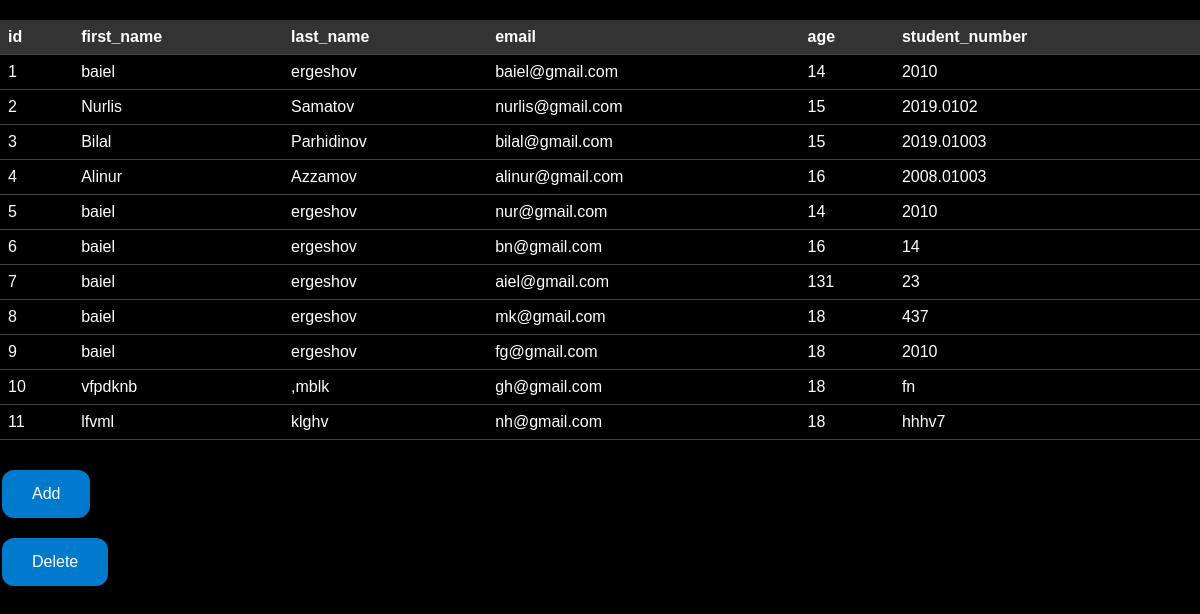
The page /students/ on the database its author committed.
### student/models.py (models this page shows, shortened)
class Student(models.Model):
    first_name =  models.CharField(max_length=100)
    last_name = models.CharField(max_length=100)
    age = models.PositiveSmallIntegerField(default=18)
    email = models.EmailField(unique=True)
    student_number = models.CharField(max_length=16)

### student/views.py (the view)
# urls.py: path('', views.student_list, name ='list-student'),
def student_list(request):
        students = Student.objects.all()
        return render(request, 'student/students_list.html', {'students': students})

### templates/student/students_list.html (shortened to what this page needs)
<!DOCTYPE html>
<html lang="en">
<head>
</head>
<body>
    <table>
        <tr>
            <th>id</th>
            <th>first_name</th>
            <th>last_name</th>
            <th>email</th>
            <th>age</th>
            <th>student_number</th>
        </tr>
        {% for student in students %}
        <tr>
            <td>{{ student.id }}</td>
            <td>{{ student.first_name }}</td>
            <td>{{ student.last_name }}</td>
            <td>{{ student.email }}</td>
            <td>{{ student.age }}</td>
            <td>{{ student.student_number }}</td>
        </tr>
        {% endfor %}
    </table>
    <form method="get" action="{% url 'create-student' %}">
        <input type="submit" value="Add" class="styled-button">
    </form>
    <form method="get" action="{% url 'delete-student' %}">
        <input type="submit" value="Delete" class="styled-button">
    </form>
</body>
</html>

### templates/student/students_list.html (style rules this page uses)
body { background-color: #000; color: #fff; margin: 0; padding: 0; font-family: Arial, sans-serif; }
table { border-collapse: collapse; width: 100%; margin: 20px 0; }
th, td { padding: 8px; text-align: left; border-bottom: 1px solid #444; }
th { background-color: #333; color: #fff; }
.styled-button { background-color: #007acc; color: white; border: none; padding: 15px 30px; text-align: center; text-decoration: none; display: inline-block; font-size: 16px; margin: 10px 2px; border-radius: 12px; cursor: pointer; transition: background-color 0.3s ease; }

### rows shown on the page
Student: id "1", first_name "baiel", last_name "ergeshov", email "baiel@gmail.com", age "14", student_number "2010"
Student: id "2", first_name "Nurlis", last_name "Samatov", email "nurlis@gmail.com", age "15", student_number "2019.0102"
Student: id "3", first_name "Bilal", last_name "Parhidinov", email "bilal@gmail.com", age "15", student_number "2019.01003"
Student: id "4", first_name "Alinur", last_name "Azzamov", email "alinur@gmail.com", age "16", student_number "2008.01003"
Student: id "5", first_name "baiel", last_name "ergeshov", email "nur@gmail.com", age "14", student_number "2010"
Student: id "6", first_name "baiel", last_name "ergeshov", email "bn@gmail.com", age "16", student_number "14"
Student: id "7", first_name "baiel", last_name "ergeshov", email "aiel@gmail.com", age "131", student_number "23"
Student: id "8", first_name "baiel", last_name "ergeshov", email "mk@gmail.com", age "18", student_number "437"
Student: id "9", first_name "baiel", last_name "ergeshov", email "fg@gmail.com", age "18", student_number "2010"
Student: id "10", first_name "vfpdknb", last_name ",mblk", email "gh@gmail.com", age "18", student_number "fn"
Student: id "11", first_name "lfvml", last_name "klghv", email "nh@gmail.com", age "18", student_number "hhhv7"
